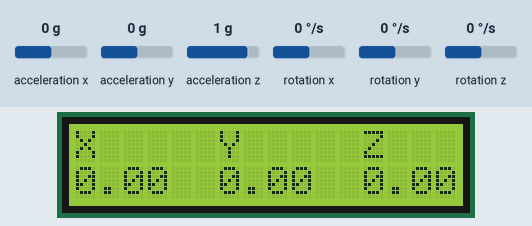
This sketch was run on a simulated Arduino Uno, built with avr-gcc and run on an emulated ATmega328P. On the bench: 16×2 character LCD. The inputs (shaded band) are chosen by the test bench; at power-on: rotation z 0 °/s, acceleration x 0 g, acceleration y 0 g, acceleration z 1 g, rotation x 0 °/s, rotation y 0 °/s. What the sketch prints to the serial monitor is not drawn.

Above: at 5.3 s.
5.4 s: rotation z set to -192 °/s
At 5.61 s:
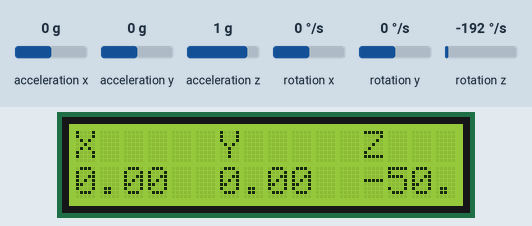
6.9 s: acceleration x set to -1.4 g
At 7.18 s:
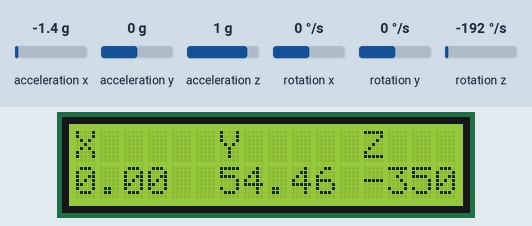
8.5 s: acceleration y set to -1.4 g
At 8.74 s:
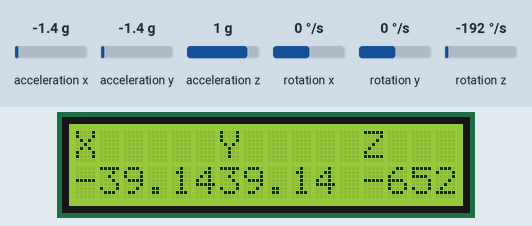
10.1 s: acceleration z set to -1.4 g
At 10.32 s:
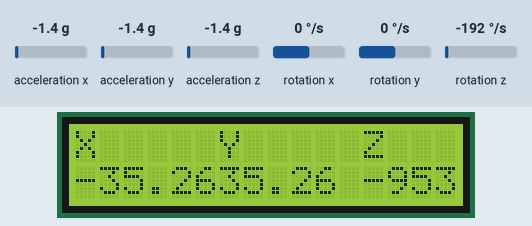
11.6 s: acceleration x set to -0.8 g
At 11.89 s:
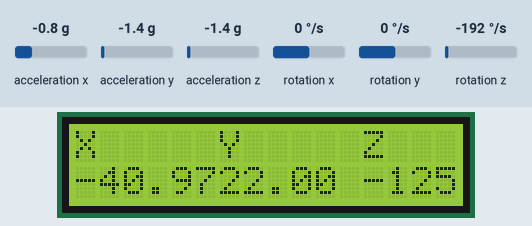
Timing chart, 0 to 14.2 s (numbered marks = the images above; inputs shaded):
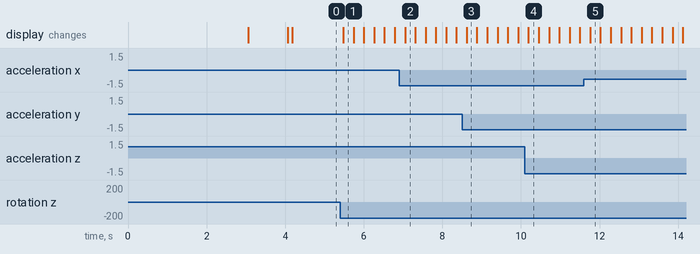

Measured:
- after the input at 5.4 s, the display: changes after 0.08 s (image 1)

The sketch:

showAngleOnLcd.ino
```cpp
#include <MPU6050_tockn.h>
#include <Wire.h>
#include<LiquidCrystal.h>

LiquidCrystal lcd(8,9,10,11,12,13);
MPU6050 mpu6050(Wire);

long timer = 0;

void setup() {
  Serial.begin(9600);
  lcd.begin(16,2);
  Wire.begin();
  mpu6050.begin();
  mpu6050.calcGyroOffsets(true);
  lcd.print("Starting Program");
  delay(1000);
  lcd.clear();
  delay(100);

}

void loop() {
  mpu6050.update();
  lcd.clear();
  lcd.setCursor(0, 0);
  lcd.print("X     Y     Z");
  lcd.setCursor(0, 1);
  lcd.print(mpu6050.getAngleX());
  Serial.print("angleX : ");Serial.print(mpu6050.getAngleX());
  lcd.setCursor(6, 1);
  lcd.print(mpu6050.getAngleY());
  Serial.print("\tangleY : ");Serial.print(mpu6050.getAngleY());
  lcd.setCursor(12, 1);
  lcd.print(mpu6050.getAngleZ());
  Serial.print("\tangleZ : ");Serial.println(mpu6050.getAngleZ());
  delay(250);
}
```
